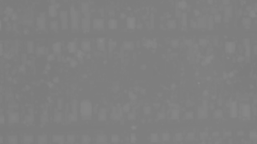
//> input picture week4/debrecen_deep.png, 257 x 144 px
$ ./histogram   (built with g++ and OpenCV 4)
//> lines starting //> are read from the running program, lines starting //| are printed output that depends on the picture
#include <opencv2/core.hpp>
#include <opencv2/highgui.hpp>
#include <opencv2/imgcodecs.hpp>
#include "../lib/histo.hpp"

int main() {
    std::string p = "/Users/klevcsoo/Developer/deik-kepfeldolgozas/"
                    "week4/debrecen_deep.png";
    cv::Mat img = cv::imread(p, cv::IMREAD_GRAYSCALE);
//> img is the input picture: 144 rows x 257 cols, CV_8UC1; min 124, max 138, mean 127.3
    cv::imshow("img", img);
    Histo::showHisto(img, "eredeti histo");
//> (this line was passed over: Histo is not available in this run)

    double ah, fh;
    cv::minMaxLoc(img, &ah, &fh);
//> ah = 124; fh = 138
    cv::Mat dest = (img - ah) * 255 / (fh - ah);
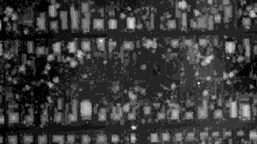
//> dest: 144 rows x 257 cols, CV_8UC1; min 0, max 255, mean 59.3
    cv::imshow("dest", dest);
    Histo::showHisto(dest, "dest histo", 1);
//> (this line was passed over: Histo is not available in this run)

    cv::waitKey();
    return 0;
}
